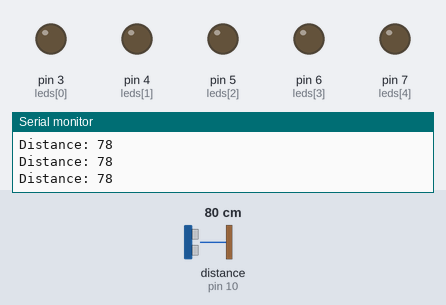
Bench run of a sketch on a simulated Arduino Uno, built with avr-gcc and run on an emulated ATmega328P. On the bench: output pins drawn as LEDs (lit = HIGH), the last lines printed to the serial monitor. Wiring (inferred from the names in the program): ultrasonic range finder: trigger pin 9; echo pin 10. Inputs (shaded band) come from the test bench; at power-on: distance to the obstacle (sensor on pin 10) 80 cm. The echo pulse lasts 58.3 µs per cm; pins used as bus, display or sensor lines are not drawn.

Above: at 1.2 s.
1.3 s: distance to the obstacle (sensor on pin 10) set to 55 cm
4.3 s: distance to the obstacle (sensor on pin 10) set to 45 cm
At 5.1 s:
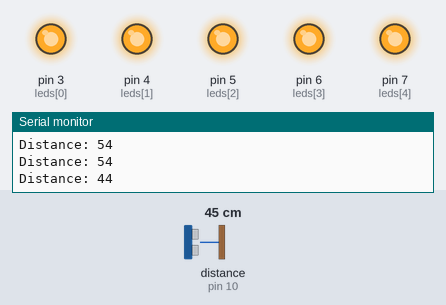
Timing chart, 0 to 11.2 s (numbered marks = the images above; inputs shaded):
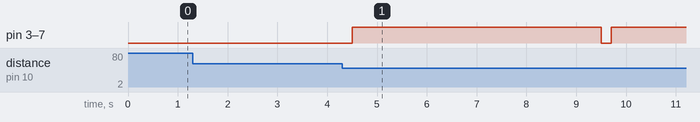

Measured:
- the behaviour switches between 51 and 50 cm on distance to the obstacle (sensor on pin 10) (found by bisection; images 0 and 1)
- after the input at 4.3 s, pin 3 (leds[0]), pin 4 (leds[1]), pin 5 (leds[2]), pin 6 (leds[3]), pin 7 (leds[4]): LOW → HIGH after 0.20 s, → LOW 5.0 s later, → HIGH 0.20 s later

The sketch:

Automatic_Street_Light.ino
```cpp
#define trigPin 9
#define echoPin 10

int leds[] = {3, 4, 5, 6, 7};
int ledCount = 5;

long duration;
int distance;

void setup() {
  pinMode(trigPin, OUTPUT);
  pinMode(echoPin, INPUT);

  for (int i = 0; i < ledCount; i++) {
    pinMode(leds[i], OUTPUT);
    digitalWrite(leds[i], LOW);
  }

  Serial.begin(9600);
}

void loop() {

  // ส่งคลื่น Ultrasonic
  digitalWrite(trigPin, LOW);
  delayMicroseconds(2);
  digitalWrite(trigPin, HIGH);
  delayMicroseconds(10);
  digitalWrite(trigPin, LOW);

  // อ่านระยะ
  duration = pulseIn(echoPin, HIGH);
  distance = duration * 0.034 / 2;

  Serial.print("Distance: ");
  Serial.println(distance);

  // ถ้าตรวจจับวัตถุใกล้กว่า 50 cm
  if (distance > 0 && distance < 50) {

    // เปิดไฟทั้งหมด
    for (int i = 0; i < ledCount; i++) {
      digitalWrite(leds[i], HIGH);
    }

    delay(5000); // เปิดไฟ 5 วินาที

    // ปิดไฟทั้งหมด
    for (int i = 0; i < ledCount; i++) {
      digitalWrite(leds[i], LOW);
    }
  }

  delay(200);
}
```
